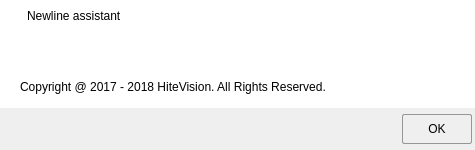
<?xml version="1.0" encoding="UTF-8"?>
<ui version="4.0">
 <class>AboutDialog</class>
 <widget class="QDialog" name="AboutDialog">
  <property name="geometry">
   <rect>
    <x>0</x>
    <y>0</y>
    <width>475</width>
    <height>150</height>
   </rect>
  </property>
  <property name="minimumSize">
   <size>
    <width>370</width>
    <height>0</height>
   </size>
  </property>
  <property name="maximumSize">
   <size>
    <width>16777215</width>
    <height>16777215</height>
   </size>
  </property>
  <property name="font">
   <font>
    <family>Microsoft YaHei UI</family>
    <weight>50</weight>
    <bold>false</bold>
   </font>
  </property>
  <property name="windowTitle">
   <string>Newline assistant</string>
  </property>
  <property name="windowIcon">
   <iconset>
    <normalon>:/Resource/images/logo.png</normalon>
   </iconset>
  </property>
  <property name="styleSheet">
   <string notr="true">background-color: rgb(255, 255, 255);</string>
  </property>
  <layout class="QGridLayout" name="gridLayout_6">
   <property name="leftMargin">
    <number>0</number>
   </property>
   <property name="topMargin">
    <number>0</number>
   </property>
   <property name="rightMargin">
    <number>0</number>
   </property>
   <property name="bottomMargin">
    <number>0</number>
   </property>
   <property name="verticalSpacing">
    <number>0</number>
   </property>
   <item row="0" column="0">
    <widget class="QWidget" name="titleWidget" native="true">
     <property name="minimumSize">
      <size>
       <width>0</width>
       <height>35</height>
      </size>
     </property>
     <property name="maximumSize">
      <size>
       <width>16777215</width>
       <height>40</height>
      </size>
     </property>
     <layout class="QGridLayout" name="gridLayout_3">
      <property name="leftMargin">
       <number>6</number>
      </property>
      <property name="topMargin">
       <number>0</number>
      </property>
      <property name="rightMargin">
       <number>3</number>
      </property>
      <property name="bottomMargin">
       <number>3</number>
      </property>
      <property name="horizontalSpacing">
       <number>6</number>
      </property>
      <property name="verticalSpacing">
       <number>0</number>
      </property>
      <item row="0" column="0">
       <widget class="QLabel" name="iconLabel">
        <property name="minimumSize">
         <size>
          <width>15</width>
          <height>15</height>
         </size>
        </property>
        <property name="maximumSize">
         <size>
          <width>15</width>
          <height>15</height>
         </size>
        </property>
        <property name="styleSheet">
         <string notr="true">image: url(:/Resource/images/logo.png);</string>
        </property>
        <property name="text">
         <string/>
        </property>
        <property name="alignment">
         <set>Qt::AlignCenter</set>
        </property>
       </widget>
      </item>
      <item row="0" column="1">
       <widget class="QLabel" name="titleLabel">
        <property name="text">
         <string>Newline assistant</string>
        </property>
       </widget>
      </item>
      <item row="0" column="2">
       <spacer name="horizontalSpacer_2">
        <property name="orientation">
         <enum>Qt::Horizontal</enum>
        </property>
        <property name="sizeHint" stdset="0">
         <size>
          <width>168</width>
          <height>20</height>
         </size>
        </property>
       </spacer>
      </item>
      <item row="0" column="3">
       <widget class="QPushButton" name="closeButton">
        <property name="minimumSize">
         <size>
          <width>40</width>
          <height>30</height>
         </size>
        </property>
        <property name="maximumSize">
         <size>
          <width>40</width>
          <height>35</height>
         </size>
        </property>
        <property name="focusPolicy">
         <enum>Qt::NoFocus</enum>
        </property>
        <property name="styleSheet">
         <string notr="true">.QPushButton{
  border:1px solid white;
  image: url(:/Resource/icons/close.png);
}
.QPushButton:hover{ 
	background:rgb(255,0,0);
}

.QPushButton:pressed{ 
	background:rgb(200,0,0);
}
</string>
        </property>
        <property name="text">
         <string/>
        </property>
        <property name="flat">
         <bool>true</bool>
        </property>
       </widget>
      </item>
     </layout>
    </widget>
   </item>
   <item row="1" column="0">
    <layout class="QGridLayout" name="gridLayout_5">
     <property name="leftMargin">
      <number>20</number>
     </property>
     <property name="topMargin">
      <number>3</number>
     </property>
     <property name="rightMargin">
      <number>12</number>
     </property>
     <property name="bottomMargin">
      <number>6</number>
     </property>
     <property name="verticalSpacing">
      <number>6</number>
     </property>
     <item row="0" column="0">
      <layout class="QGridLayout" name="gridLayout" columnstretch="0">
       <property name="leftMargin">
        <number>0</number>
       </property>
       <item row="0" column="0">
        <widget class="QLabel" name="versionLabel">
         <property name="minimumSize">
          <size>
           <width>0</width>
           <height>28</height>
          </size>
         </property>
         <property name="maximumSize">
          <size>
           <width>16777215</width>
           <height>28</height>
          </size>
         </property>
         <property name="font">
          <font>
           <underline>true</underline>
          </font>
         </property>
         <property name="text">
          <string/>
         </property>
         <property name="alignment">
          <set>Qt::AlignLeading|Qt::AlignLeft|Qt::AlignVCenter</set>
         </property>
        </widget>
       </item>
      </layout>
     </item>
     <item row="1" column="0">
      <widget class="QLabel" name="copyrightLabel">
       <property name="minimumSize">
        <size>
         <width>332</width>
         <height>30</height>
        </size>
       </property>
       <property name="maximumSize">
        <size>
         <width>16777215</width>
         <height>30</height>
        </size>
       </property>
       <property name="text">
        <string>Copyright @ 2017 - 2018 HiteVision. All Rights Reserved.</string>
       </property>
      </widget>
     </item>
    </layout>
   </item>
   <item row="2" column="0">
    <widget class="QWidget" name="widget" native="true">
     <property name="minimumSize">
      <size>
       <width>40</width>
       <height>40</height>
      </size>
     </property>
     <property name="maximumSize">
      <size>
       <width>16777215</width>
       <height>16777215</height>
      </size>
     </property>
     <property name="styleSheet">
      <string notr="true">background-color: rgb(239, 239, 239);</string>
     </property>
     <layout class="QGridLayout" name="gridLayout_4">
      <property name="topMargin">
       <number>6</number>
      </property>
      <property name="rightMargin">
       <number>3</number>
      </property>
      <property name="bottomMargin">
       <number>6</number>
      </property>
      <property name="verticalSpacing">
       <number>0</number>
      </property>
      <item row="0" column="1">
       <widget class="QPushButton" name="okButton">
        <property name="minimumSize">
         <size>
          <width>70</width>
          <height>30</height>
         </size>
        </property>
        <property name="styleSheet">
         <string notr="true">QPushButton{
    border-style:solid;
    border-width:1px 1px 1px 1px;
    border-color:#969696;
    border-radius:2px;
}
QPushButton:hover{
    border-style:solid;
    border-width:1px 1px 1px 1px;
    border-color:#0078d6;
    border-radius:2px;
}

QPushButton:pressed{
    border-style:solid;
    border-width:2px 2px 2px 2px;
    border-color:#0078d6;
    border-radius:2px;
}</string>
        </property>
        <property name="text">
         <string>OK</string>
        </property>
       </widget>
      </item>
      <item row="0" column="0">
       <spacer name="horizontalSpacer">
        <property name="orientation">
         <enum>Qt::Horizontal</enum>
        </property>
        <property name="sizeHint" stdset="0">
         <size>
          <width>40</width>
          <height>20</height>
         </size>
        </property>
       </spacer>
      </item>
     </layout>
    </widget>
   </item>
  </layout>
 </widget>
 <resources/>
 <connections/>
</ui>
